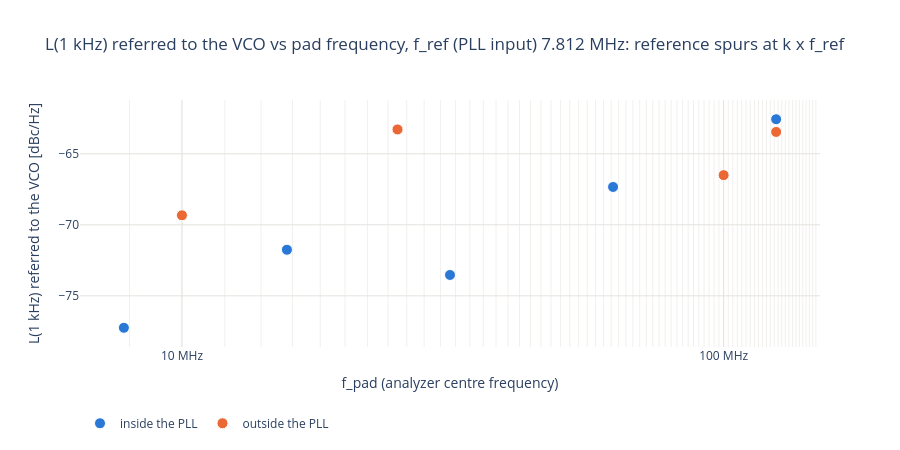

Notebook source saved alongside this figure:
### Code cell
# L(f) at 1 kHz referred to the VCO vs pad frequency: the same VCO behind every divider, so this should be flat as
# long as the divider and the pad add less noise than the divided VCO. Colour = path.
fig = go.Figure()
for path, d in divs[divs["L_vco_1000"].notna()].groupby("path"):
    fig.add_scatter(x=d["f_out_meas"] / 1e6, y=d["L_vco_1000"], mode="markers", name=path,
                    marker=dict(size=11, color=PATH_COLORS[path], line=dict(color="white", width=1)),
                    customdata=np.c_[d["divider"], d["total_div"], d["L_out_1000"]],
                    hovertemplate=("%{customdata[0]} (/%{customdata[1]}): pad %{x:.4g} MHz, %{y:.1f} dBc/Hz at the VCO "
                                   "(%{customdata[2]:.1f} dBc/Hz on the pad)<extra></extra>"))
fig.update_layout(title=f"L(1 kHz) referred to the VCO vs pad frequency, {REF_TXT}", template="plotly_white",
                  height=450, legend=dict(orientation="h", y=-0.25))
fig.update_xaxes(title="f_pad (analyzer centre frequency)", gridcolor=GRID, **FREQ_AXIS)
fig.update_yaxes(title="L(1 kHz) referred to the VCO [dBc/Hz]", gridcolor=GRID)
save(fig, "L_vco_1k_vs_f_pad")

### Figure 1 — Plotly figure (JSON) as saved in the notebook; plotly's stock layout.template omitted (floating-point values rounded to 4 significant figures)
{"data": [{"customdata": [["int /8", 8, -80.63], ["int /16", 16, -91.42], ["int /32", 32, -103.6], ["int /64", 64, -107.9], ["int /128", 128, -119.4]], "hovertemplate": "%{customdata[0]} (/%{customdata[1]}): pad %{x:.4g} MHz, %{y:.1f} dBc/Hz at the VCO (%{customdata[2]:.1f} dBc/Hz on the pad)<extra></extra>", "marker": {"color": "#2a78d6", "line": {"color": "white", "width": 1}, "size": 11}, "mode": "markers", "name": "inside the PLL", "type": "scatter", "x": [125.0, 62.5, 31.25, 15.62, 7.812], "y": [-62.57, -67.34, -73.53, -71.76, -77.25]}, {"customdata": [["ext /2 x /4", 8, -81.53], ["ext /1 x /10", 10, -86.5], ["ext /4 x /10", 40, -95.33], ["ext /1 x /100", 100, -109.3]], "hovertemplate": "%{customdata[0]} (/%{customdata[1]}): pad %{x:.4g} MHz, %{y:.1f} dBc/Hz at the VCO (%{customdata[2]:.1f} dBc/Hz on the pad)<extra></extra>", "marker": {"color": "#eb6834", "line": {"color": "white", "width": 1}, "size": 11}, "mode": "markers", "name": "outside the PLL", "type": "scatter", "x": [125.0, 100.0, 25.0, 10.0], "y": [-63.46, -66.5, -63.29, -69.33]}], "layout": {"height": 450, "legend": {"orientation": "h", "y": -0.25}, "title": {"text": "L(1 kHz) referred to the VCO vs pad frequency, f_ref (PLL input) 7.812 MHz: reference spurs at k x f_ref"}, "xaxis": {"gridcolor": "#e4e3df", "minor": {"gridcolor": "#f1f0ed", "showgrid": true}, "ticktext": ["1 MHz", "10 MHz", "100 MHz", "1 GHz"], "tickvals": [1, 10, 100, 1000], "title": {"text": "f_pad (analyzer centre frequency)"}, "type": "log"}, "yaxis": {"gridcolor": "#e4e3df", "title": {"text": "L(1 kHz) referred to the VCO [dBc/Hz]"}}}}
